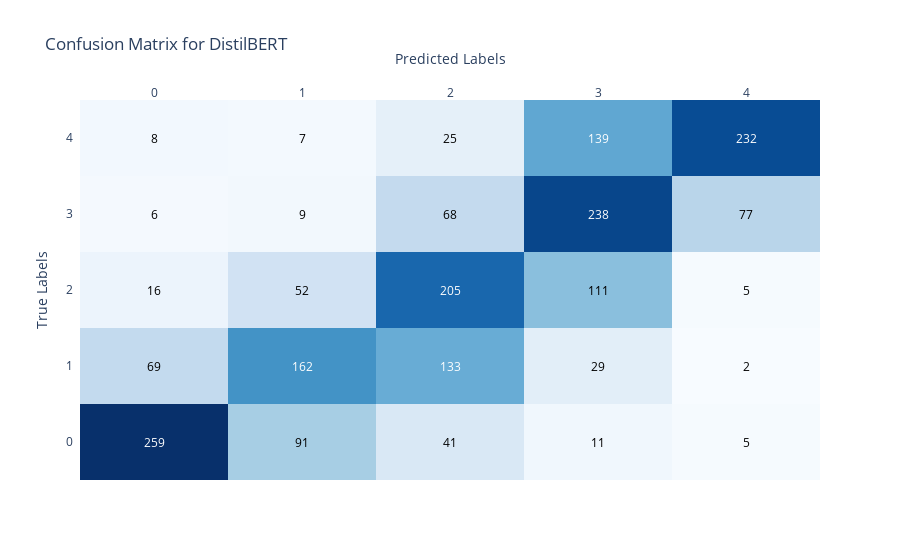

Here is the notebook cell this chart was saved with:
### Markdown cell above
This code handles the process of checking for an existing fine-tuned model, performing hyperparameter optimization if needed, fine-tuning the best model, and saving the results. It ensures that the best model configuration is used and preserved for future use.

### Code cell
# Define the objective function to include model_name as an input variable
def objective(trial, model_name):
    learning_rate = trial.suggest_float("learning_rate", 1e-5, 5e-5, log=True)
    batch_size = trial.suggest_categorical("batch_size", [8, 16, 32])
    weight_decay = trial.suggest_float("weight_decay", 0.0, 0.3, step=0.01)
    _, _, eval_results = train_model(model_name, train_df, learning_rate, batch_size, weight_decay=weight_decay)
    return eval_results['eval_f1']

# Clear CUDA cache before fine-tuning to free up memory
torch.cuda.empty_cache()

# Set mode to fine_tuned
mode = 'fine_tuned'

# List of models to fine-tune
models_to_fine_tune = ['DistilBERT']

def fine_tune_model(model_name, train_df, mode='fine_tuned'):
    model_dir = f"./models/{mode}/{model_name}"
    if os.path.exists(model_dir):
        logger.info(f"Loading existing fine-tuned model: {model_name}")
        # Load the existing fine-tuned model
        model, tokenizer, eval_results = load_model(model_name, mode)
        return model, tokenizer, eval_results

    # Fine-tune the model using Optuna
    logger.info(f"Starting Optuna study for {model_name}")
    study = optuna.create_study(direction="maximize", pruner=optuna.pruners.MedianPruner())
    
    # Pass the model name to the objective function using lambda
    study.optimize(lambda trial: objective(trial, model_name), n_trials=20)

    # Get the best trial from the Optuna study
    best_trial = study.best_trial
    logger.info(f"Best trial: {best_trial.params}")

    # Extract the best hyperparameters from the trial
    best_learning_rate = best_trial.params['learning_rate']
    best_batch_size = best_trial.params['batch_size']
    best_weight_decay = best_trial.params['weight_decay']

    # Train the model with the best hyperparameters
    logger.info(f"Fine-tuning model {model_name} with best hyperparameters")
    model, tokenizer, eval_results = train_model(
        model_name, train_df, best_learning_rate, best_batch_size, weight_decay=best_weight_decay, use_early_stopping=True, mode=mode)

    # Add an identifier to the model config for the fine-tuned model
    model.config.model_id = f"{model_name}_{mode}"

    # Save the fine-tuned model and tokenizer
    model.save_pretrained(model_dir)
    tokenizer.save_pretrained(model_dir)

    # Save the evaluation results of the fine-tuned model
    with open(f"./models/{mode}/{model_name}/eval_results.json", "w") as f:
        json.dump(eval_results, f)

    return model, tokenizer, eval_results

# Fine-tune models
for model_name in models_to_fine_tune:
    fine_tuned_model, fine_tuned_tokenizer, fine_tuned_eval_results = fine_tune_model(model_name, train_df)

### Figure 1 — Plotly figure (JSON) as saved in the notebook; plotly's stock layout.template omitted (floating-point values rounded to 4 significant figures)
{"data": [{"colorscale": [[0, "rgb(247,251,255)"], [0.125, "rgb(222,235,247)"], [0.25, "rgb(198,219,239)"], [0.375, "rgb(158,202,225)"], [0.5, "rgb(107,174,214)"], [0.625, "rgb(66,146,198)"], [0.75, "rgb(33,113,181)"], [0.875, "rgb(8,81,156)"], [1, "rgb(8,48,107)"]], "reversescale": false, "showscale": false, "type": "heatmap", "x": ["0", "1", "2", "3", "4"], "y": ["0", "1", "2", "3", "4"], "z": [[259, 91, 41, 11, 5], [69, 162, 133, 29, 2], [16, 52, 205, 111, 5], [6, 9, 68, 238, 77], [8, 7, 25, 139, 232]]}], "layout": {"annotations": [{"font": {"color": "#FFFFFF"}, "showarrow": false, "text": "259", "x": "0", "xref": "x", "y": "0", "yref": "y"}, {"font": {"color": "#000000"}, "showarrow": false, "text": "91", "x": "1", "xref": "x", "y": "0", "yref": "y"}, {"font": {"color": "#000000"}, "showarrow": false, "text": "41", "x": "2", "xref": "x", "y": "0", "yref": "y"}, {"font": {"color": "#000000"}, "showarrow": false, "text": "11", "x": "3", "xref": "x", "y": "0", "yref": "y"}, {"font": {"color": "#000000"}, "showarrow": false, "text": "5", "x": "4", "xref": "x", "y": "0", "yref": "y"}, {"font": {"color": "#000000"}, "showarrow": false, "text": "69", "x": "0", "xref": "x", "y": "1", "yref": "y"}, {"font": {"color": "#FFFFFF"}, "showarrow": false, "text": "162", "x": "1", "xref": "x", "y": "1", "yref": "y"}, {"font": {"color": "#FFFFFF"}, "showarrow": false, "text": "133", "x": "2", "xref": "x", "y": "1", "yref": "y"}, {"font": {"color": "#000000"}, "showarrow": false, "text": "29", "x": "3", "xref": "x", "y": "1", "yref": "y"}, {"font": {"color": "#000000"}, "showarrow": false, "text": "2", "x": "4", "xref": "x", "y": "1", "yref": "y"}, {"font": {"color": "#000000"}, "showarrow": false, "text": "16", "x": "0", "xref": "x", "y": "2", "yref": "y"}, {"font": {"color": "#000000"}, "showarrow": false, "text": "52", "x": "1", "xref": "x", "y": "2", "yref": "y"}, {"font": {"color": "#FFFFFF"}, "showarrow": false, "text": "205", "x": "2", "xref": "x", "y": "2", "yref": "y"}, {"font": {"color": "#000000"}, "showarrow": false, "text": "111", "x": "3", "xref": "x", "y": "2", "yref": "y"}, {"font": {"color": "#000000"}, "showarrow": false, "text": "5", "x": "4", "xref": "x", "y": "2", "yref": "y"}, {"font": {"color": "#000000"}, "showarrow": false, "text": "6", "x": "0", "xref": "x", "y": "3", "yref": "y"}, {"font": {"color": "#000000"}, "showarrow": false, "text": "9", "x": "1", "xref": "x", "y": "3", "yref": "y"}, {"font": {"color": "#000000"}, "showarrow": false, "text": "68", "x": "2", "xref": "x", "y": "3", "yref": "y"}, {"font": {"color": "#FFFFFF"}, "showarrow": false, "text": "238", "x": "3", "xref": "x", "y": "3", "yref": "y"}, {"font": {"color": "#000000"}, "showarrow": false, "text": "77", "x": "4", "xref": "x", "y": "3", "yref": "y"}, {"font": {"color": "#000000"}, "showarrow": false, "text": "8", "x": "0", "xref": "x", "y": "4", "yref": "y"}, {"font": {"color": "#000000"}, "showarrow": false, "text": "7", "x": "1", "xref": "x", "y": "4", "yref": "y"}, {"font": {"color": "#000000"}, "showarrow": false, "text": "25", "x": "2", "xref": "x", "y": "4", "yref": "y"}, {"font": {"color": "#FFFFFF"}, "showarrow": false, "text": "139", "x": "3", "xref": "x", "y": "4", "yref": "y"}, {"font": {"color": "#FFFFFF"}, "showarrow": false, "text": "232", "x": "4", "xref": "x", "y": "4", "yref": "y"}], "title": {"text": "Confusion Matrix for DistilBERT"}, "xaxis": {"dtick": 1, "gridcolor": "rgb(0, 0, 0)", "side": "top", "ticks": "", "title": {"text": "Predicted Labels"}}, "yaxis": {"dtick": 1, "ticks": "", "ticksuffix": "  ", "title": {"text": "True Labels"}}}}
